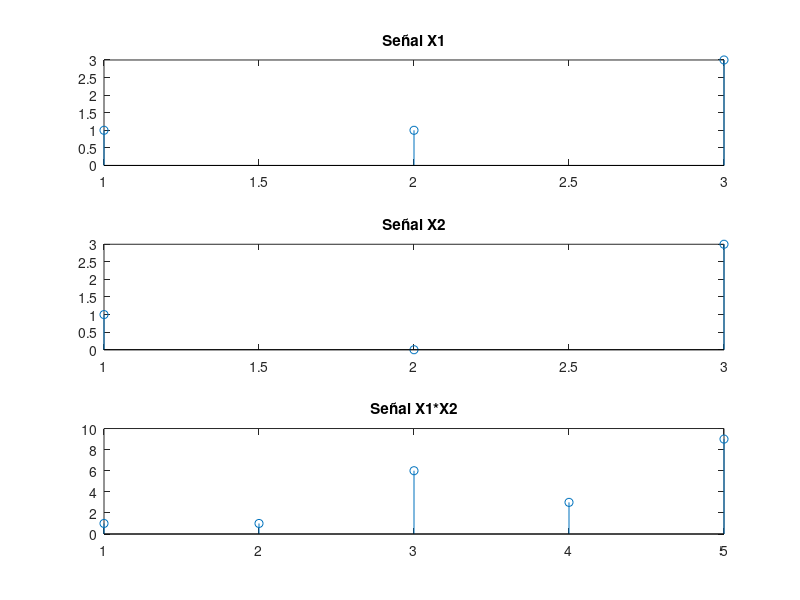
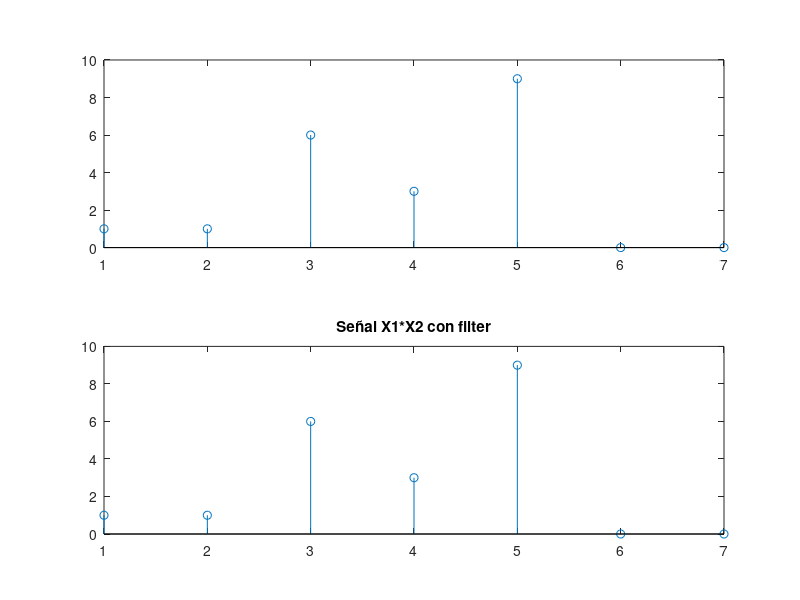

MATLAB code to generate these figures, in order:
% 2.3
% Coeficientes de los polinomios X1(z) y X2(z)
X1 = [1 1 3]; % Representa 1 + z^(-1) + 3z^(-2)
X2 = [1 0 3]; % Representa 1 + 0*z^(-1) + 3z^(-2)

% Los coeficientes del polinomio indican directamente los valores
% de la señal en el tiempo.

% Multiplicación de los polinomios usando la función conv
X = conv(X1, X2);

% Mostrar el resultado
disp('El resultado de la multiplicación de los polinomios es:');
disp(X);

% 2.4
sX1 = filt(X1, [1]); % Se crea el filtro con los coeficientes de X1
sX2 = filt(X2, [1]); % Se crea el filtro con los coeficientes de X2
sX1X2 = sX1*sX2; % Se realiza la multiplicación de los filtros

% Mostrar el resultado
disp('El resultado de la multiplicación de los filtros es:');
sX1X2

% Si se pode hacer con filter
X2_padded = [X2 0 0 0 0];
X1_padded = [X1 0 0 0 0];

% X1 sería el sistema, el filtro.
yX1 = filter(X1, 1, X2_padded);
% X2 sería el sistema, el filtro.
yX2 = filter(X2, 1, X1_padded);

% Mostrar el resultado
disp('El resultado de la multiplicación con X1 como filtro:');
yX1
disp('El resultado de la multiplicación con X2 como filtro:');
yX2
% Graficar

% Señal X1
figure;
subplot(3, 1, 1);
stem(X1);
title('Señal X1');

% Señal X2
subplot(3, 1, 2);
stem(X2);
title('Señal X2');

% Señal X1*X2
subplot(3, 1, 3);
stem(X);
title('Señal X1*X2');

% Señal X1*X2 con X1 filter
figure;
subplot(2, 1, 1);
stem(yX1);
subplot(2, 1, 2);
stem(yX2);
title('Señal X1*X2 con filter');
